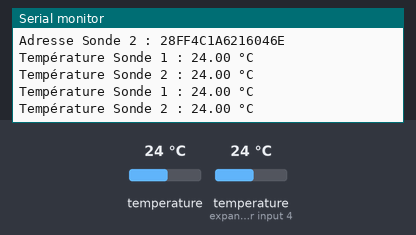
Bench run of a sketch on a simulated Arduino Uno, built with avr-gcc and run on an emulated ATmega328P. Shown: the last lines printed to the serial monitor. Inputs (shaded band) come from the test bench; at power-on: temperature 24 °C, temperature (sensor on expander input 4) 24 °C.

Above: at 4.3 s.
4.4 s: temperature (sensor 0) set to 12 °C
At 7.3 s:
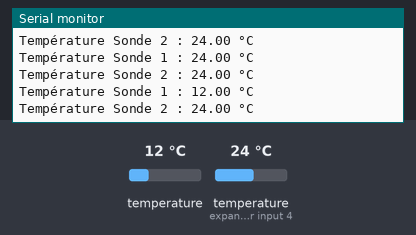
8.1 s: temperature (sensor on expander input 4) set to 12 °C
At 9.8 s:
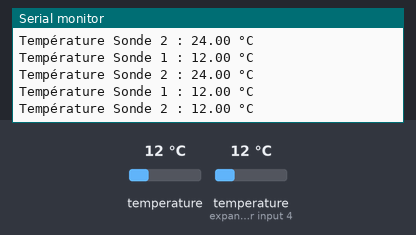
11.8 s: temperature (sensor 0) set to 19 °C
At 12.3 s:
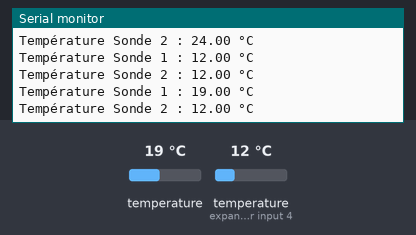
15.5 s: temperature (sensor on expander input 4) set to 19 °C
At 18.6 s:
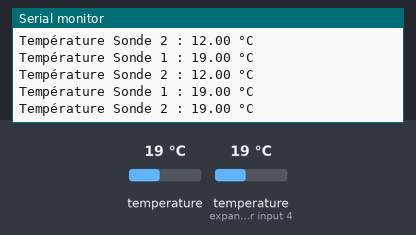
Timing chart, 0 to 20.1 s (numbered marks = the images above; inputs shaded):
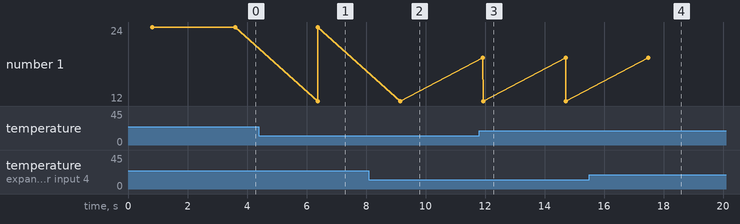

The sketch:

DS18B20.ino
```cpp
//source : https://github.com/milesburton/Arduino-Temperature-Control-Library/blob/master/examples/Simple/Simple.ino
//schema cablage : https://www.moussasoft.com/ds18b20-arduino/

// Include the libraries we need
/*
#include <OneWire.h>
#include <DallasTemperature.h>

// Data wire is plugged into port 0 on the Arduino
#define ONE_WIRE_BUS 0

// Setup a oneWire instance to communicate with any OneWire devices (not just Maxim/Dallas temperature ICs)
OneWire oneWire(ONE_WIRE_BUS);

// Pass our oneWire reference to Dallas Temperature.
DallasTemperature sensors(&oneWire);

/*
 * The setup function. We only start the sensors here
 */

/*
void setup(void) {
  // start serial port
  Serial.begin(11500);
  Serial.println("Dallas Temperature IC Control Library Demo");

  // Start up the library
  sensors.begin();
}

/*
 * Main function, get and show the temperature
 */
/*
void loop(void) {
  // call sensors.requestTemperatures() to issue a global temperature
  // request to all devices on the bus
  Serial.print("Requesting temperatures...");
  sensors.requestTemperatures(); // Send the command to get temperatures
  Serial.println("DONE");
  delay(1500);
  // After we got the temperatures, we can print them here.
  // We use the function ByIndex, and as an example get the temperature from the first sensor only.
  float tempC = sensors.getTempCByIndex(0);

  // Check if reading was successful
  if (tempC != DEVICE_DISCONNECTED_C)
  {
    Serial.print("Temperature for the device 1 (index 0) is: ");
    Serial.println(tempC);
  }
  else
  {
    Serial.println("Error: Could not read temperature data");
  }
}
*/

//Adresse de la Sonde 1 : 28C63595F0013C51
//Adresse de la Sonde 2 : 281EEC75D0013C44

#include <OneWire.h>
#include <DallasTemperature.h>

// Définition du bus OneWire
#define ONE_WIRE_BUS 0  // Connecteur D0 sur la carte MKR WAN 1310
OneWire oneWire(ONE_WIRE_BUS);
DallasTemperature ds18b20(&oneWire);

DeviceAddress ds18b20_1, ds18b20_2;  // Adresses des deux sondes

void printAddress(DeviceAddress deviceAddress) {
    for (uint8_t i = 0; i < 8; i++) {
        if (deviceAddress[i] < 16) Serial.print("0");  // Ajouter un 0 pour le format hexadécimal
        Serial.print(deviceAddress[i], HEX);
    }
}

void setup() {
    Serial.begin(115200);
    while (!Serial);

    ds18b20.begin();

    // Vérifier combien de capteurs DS18B20 sont détectés
    int numDevices = ds18b20.getDeviceCount();
    Serial.print("Nombre de sondes DS18B20 détectées : ");
    Serial.println(numDevices);

    if (numDevices < 2) {
        Serial.println("⚠️ ATTENTION : Moins de 2 sondes détectées !");
    }

    // Récupérer et afficher les adresses des sondes
    if (ds18b20.getAddress(ds18b20_1, 0)) {
        Serial.print("Adresse Sonde 1 : ");
        printAddress(ds18b20_1);
        Serial.println();
    } else {
        Serial.println("⚠️ Sonde 1 non détectée !");
    }

    if (ds18b20.getAddress(ds18b20_2, 1)) {
        Serial.print("Adresse Sonde 2 : ");
        printAddress(ds18b20_2);
        Serial.println();
    } else {
        Serial.println("⚠️ Sonde 2 non détectée !");
    }
}

void loop() {
    ds18b20.requestTemperatures();

    // Lecture des températures des deux sondes
    float temp_ds18b20_1 = ds18b20.getTempC(ds18b20_1);
    float temp_ds18b20_2 = ds18b20.getTempC(ds18b20_2);

    Serial.print("Température Sonde 1 : ");
    Serial.print(temp_ds18b20_1);
    Serial.println(" °C");

    Serial.print("Température Sonde 2 : ");
    Serial.print(temp_ds18b20_2);
    Serial.println(" °C");

    delay(2000);  // Pause de 2 secondes avant la prochaine lecture
}
```

Measured:
- after the input at 4.4 s, the serial monitor: prints a new line after 2.0 s (image 1)
- after the input at 8.1 s, the serial monitor: prints a new line after 1.1 s (image 2)
- after the input at 11.8 s, the serial monitor: prints a new line after 0.13 s (image 3)
- after the input at 15.5 s, the serial monitor: prints a new line after 2.0 s (image 4)
